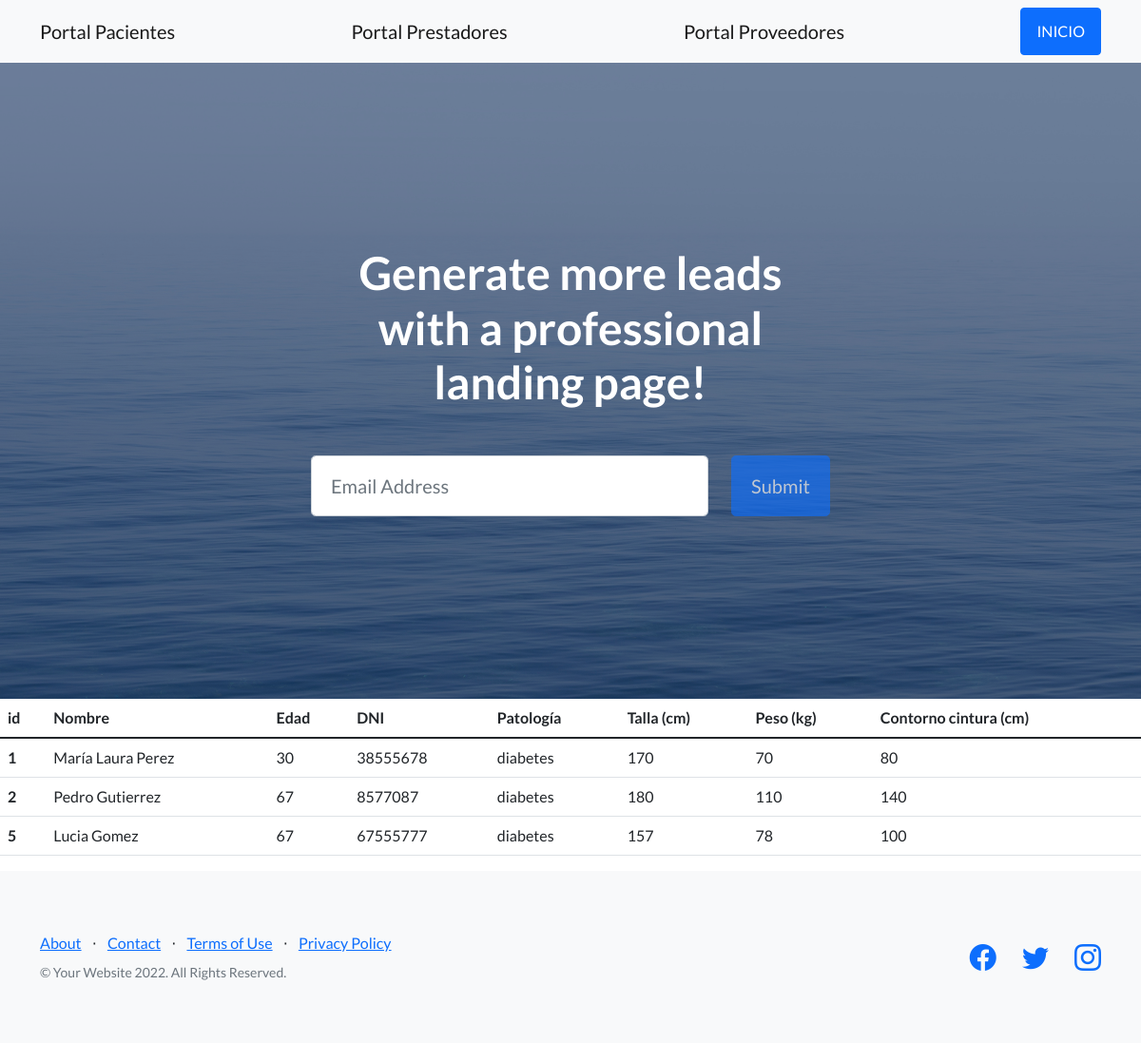
Page /app_coder/pacientes on the committed database.
### app_coder/models.py (models this page shows)
class Pacientes(models.Model):
    nombre= models.CharField(max_length=40)
    edad= models.IntegerField()
    dni= models.IntegerField()
    patologia= models.CharField(max_length=40) # ver #
    talla= models.IntegerField()
    peso= models.IntegerField()
    contorno= models.IntegerField() # se espera que ingrese contorno cintura #

### app_coder/views.py (the view)
# urls.py: path("pacientes", views.pacientes, name="pacientes"),
def pacientes(request):
    pacientes= Pacientes.objects.all()
    datos= {"pacientes" : pacientes }
    plantilla= loader.get_template("pacientes.html")
    documento= plantilla.render(datos)
    return HttpResponse(documento)

### app_coder/template/pacientes.html
{% extends "padre.html" %}
{% load static %}
{% block contenido %}
    <table class="table">
        <thead>
          <tr>
            <th scope="col">id</th>
            <th scope="col">Nombre</th>
            <th scope="col">Edad</th>
            <th scope="col">DNI</th>
            <th scope="col">Patología</th>
            <th scope="col">Talla (cm)</th>
            <th scope="col">Peso (kg)</th>
            <th scope="col">Contorno cintura (cm)</th>
          </tr>
        </thead>
        <tbody>
            {% for n in pacientes %}
            <tr>
                <th scope="row">{{n.id}}</th>
                <td>{{n.nombre}}</td>
                <td>{{n.edad}}</td>
                <td>{{n.dni}}</td>
                <td>{{n.patologia}}</td>
                <td>{{n.talla}}</td>
                <td>{{n.peso}}</td>
                <td>{{n.contorno}}</td>
          </tr>
          {% endfor %}
        </tbody>
      </table>
{% endblock %}

### app_coder/template/padre.html (shortened to what this page needs)
<!DOCTYPE html>
<html lang="en">
    <head>
        {% load static %}
        <link href="https://cdn.jsdelivr.net/npm/bootstrap-icons@1.5.0/font/bootstrap-icons.css" rel="stylesheet" type="text/css" />
        <link href="{% static 'app_coder/css/styles.css' %}" rel="stylesheet" />
    </head>
    <body>
        <nav class="navbar navbar-light bg-light static-top">
            <div class="container">
                <a class="navbar-brand" href="{% url 'pacientes' %}">Portal Pacientes</a>
                <a class="navbar-brand" href="{% url 'prestadores' %}">Portal Prestadores</a>
                <a class="navbar-brand" href="{% url 'proveedores' %}">Portal Proveedores</a>
                <a class="btn btn-primary" href="#signup">INICIO</a>
            </div>
        </nav>
        <header class="masthead">
            <div class="container position-relative">
                <div class="row justify-content-center">
                    <div class="col-xl-6">
                        <div class="text-center text-white">
                            <h1 class="mb-5">Generate more leads with a professional landing page!</h1>
                            <form class="form-subscribe" id="contactForm" data-sb-form-api-token="API_TOKEN">
                                <div class="row">
                                    <div class="col">
                                        <input class="form-control form-control-lg" id="emailAddress" type="email" placeholder="Email Address" data-sb-validations="required,email" />
                                    </div>
                                    <div class="col-auto"><button class="btn btn-primary btn-lg disabled" id="submitButton" type="submit">Submit</button></div>
                                </div>
                            </form>
                        </div>
                    </div>
                </div>
            </div>
        </header>
        {% block contenido %}
        {% endblock %}
        <footer class="footer bg-light">
            <div class="container">
                <div class="row">
                    <div class="col-lg-6 h-100 text-center text-lg-start my-auto">
                        <ul class="list-inline mb-2">
                            <li class="list-inline-item"><a href="#!">About</a></li>
                            <li class="list-inline-item">⋅</li>
                            <li class="list-inline-item"><a href="#!">Contact</a></li>
                            <li class="list-inline-item">⋅</li>
                            <li class="list-inline-item"><a href="#!">Terms of Use</a></li>
                            <li class="list-inline-item">⋅</li>
                            <li class="list-inline-item"><a href="#!">Privacy Policy</a></li>
                        </ul>
                        <p class="text-muted small mb-4 mb-lg-0">&copy; Your Website 2022. All Rights Reserved.</p>
                    </div>
                    <div class="col-lg-6 h-100 text-center text-lg-end my-auto">
                        <ul class="list-inline mb-0">
                            <li class="list-inline-item me-4">
                                <a href="#!"><i class="bi-facebook fs-3"></i></a>
                            </li>
                            <li class="list-inline-item me-4">
                                <a href="#!"><i class="bi-twitter fs-3"></i></a>
                            </li>
                            <li class="list-inline-item">
                                <a href="#!"><i class="bi-instagram fs-3"></i></a>
                            </li>
                        </ul>
                    </div>
                </div>
            </div>
        </footer>
    </body>
</html>

### rows in the picture
Pacientes: id "1", nombre "María Laura Perez", edad "30", dni "38555678", patologia "diabetes", talla "170", peso "70", contorno "80"
Pacientes: id "2", nombre "Pedro Gutierrez", edad "67", dni "8577087", patologia "diabetes", talla "180", peso "110", contorno "140"
Pacientes: id "5", nombre "Lucia Gomez", edad "67", dni "67555777", patologia "diabetes", talla "157", peso "78", contorno "100"
